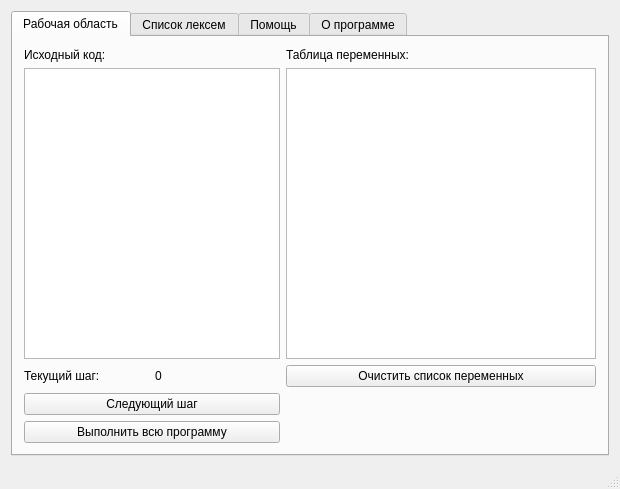
<?xml version="1.0" encoding="UTF-8"?>
<ui version="4.0">
 <class>MainWindow</class>
 <widget class="QMainWindow" name="MainWindow">
  <property name="geometry">
   <rect>
    <x>0</x>
    <y>0</y>
    <width>620</width>
    <height>489</height>
   </rect>
  </property>
  <property name="windowTitle">
   <string>Интепретатор математических выражений</string>
  </property>
  <property name="unifiedTitleAndToolBarOnMac">
   <bool>false</bool>
  </property>
  <widget class="QWidget" name="centralWidget">
   <layout class="QVBoxLayout" name="verticalLayout">
    <item>
     <widget class="QTabWidget" name="tabWidget">
      <property name="currentIndex">
       <number>0</number>
      </property>
      <widget class="QWidget" name="tab">
       <attribute name="title">
        <string>Рабочая область</string>
       </attribute>
       <layout class="QGridLayout" name="gridLayout">
        <item row="0" column="0">
         <widget class="QLabel" name="label">
          <property name="text">
           <string>Исходный код:</string>
          </property>
         </widget>
        </item>
        <item row="0" column="2">
         <widget class="QLabel" name="label_2">
          <property name="text">
           <string>Таблица переменных:</string>
          </property>
         </widget>
        </item>
        <item row="2" column="2">
         <widget class="QPushButton" name="pushButton_clear_variables">
          <property name="text">
           <string>Очистить список переменных</string>
          </property>
         </widget>
        </item>
        <item row="3" column="0" colspan="2">
         <widget class="QPushButton" name="pushButton_run_next_step">
          <property name="text">
           <string>Следующий шаг</string>
          </property>
         </widget>
        </item>
        <item row="2" column="0">
         <widget class="QLabel" name="label_3">
          <property name="text">
           <string>Текущий шаг:</string>
          </property>
         </widget>
        </item>
        <item row="2" column="1">
         <widget class="QLabel" name="label_step_number">
          <property name="text">
           <string>0</string>
          </property>
         </widget>
        </item>
        <item row="1" column="0" colspan="2">
         <widget class="QTextEdit" name="textEdit_source"/>
        </item>
        <item row="4" column="0" colspan="2">
         <widget class="QPushButton" name="pushButton_run_all">
          <property name="text">
           <string>Выполнить всю программу</string>
          </property>
         </widget>
        </item>
        <item row="1" column="2">
         <widget class="QTableWidget" name="tableWidget_variables"/>
        </item>
       </layout>
      </widget>
      <widget class="QWidget" name="tab_2">
       <attribute name="title">
        <string>Список лексем</string>
       </attribute>
       <layout class="QVBoxLayout" name="verticalLayout_4">
        <item>
         <widget class="QListWidget" name="listWidget_tokens"/>
        </item>
       </layout>
      </widget>
      <widget class="QWidget" name="tab_3">
       <attribute name="title">
        <string>Помощь</string>
       </attribute>
       <layout class="QVBoxLayout" name="verticalLayout_2">
        <item>
         <widget class="QTextBrowser" name="textBrowser">
          <property name="html">
           <string>&lt;!DOCTYPE HTML PUBLIC &quot;-//W3C//DTD HTML 4.0//EN&quot; &quot;http://www.w3.org/TR/REC-html40/strict.dtd&quot;&gt;
&lt;html&gt;&lt;head&gt;&lt;meta name=&quot;qrichtext&quot; content=&quot;1&quot; /&gt;&lt;style type=&quot;text/css&quot;&gt;
p, li { white-space: pre-wrap; }
&lt;/style&gt;&lt;/head&gt;&lt;body style=&quot; font-family:'MS Shell Dlg 2'; font-size:8.25pt; font-weight:400; font-style:normal;&quot;&gt;
&lt;p style=&quot; margin-top:0px; margin-bottom:0px; margin-left:0px; margin-right:0px; -qt-block-indent:0; text-indent:0px;&quot;&gt;&lt;span style=&quot; font-size:14pt;&quot;&gt;Данная программа позволяет проводить вычисление многострочных математических выражений с использованием переменных.&lt;/span&gt;&lt;/p&gt;
&lt;p style=&quot;-qt-paragraph-type:empty; margin-top:0px; margin-bottom:0px; margin-left:0px; margin-right:0px; -qt-block-indent:0; text-indent:0px; font-size:14pt;&quot;&gt;&lt;br /&gt;&lt;/p&gt;
&lt;p style=&quot; margin-top:0px; margin-bottom:0px; margin-left:0px; margin-right:0px; -qt-block-indent:0; text-indent:0px;&quot;&gt;&lt;span style=&quot; font-size:8pt;&quot;&gt;Операции языка разрабатываемого интерпретатора: &lt;/span&gt;&lt;/p&gt;
&lt;p style=&quot; margin-top:12px; margin-bottom:12px; margin-left:0px; margin-right:0px; -qt-block-indent:0; text-indent:0px;&quot;&gt;&lt;span style=&quot; font-family:'Symbol'; font-size:8pt;&quot;&gt;-&lt;/span&gt;&lt;span style=&quot; font-family:'Times New Roman'; font-size:7pt;&quot;&gt;                   &lt;/span&gt;&lt;span style=&quot; font-size:8pt;&quot;&gt;операция сложения (+); &lt;/span&gt;&lt;/p&gt;
&lt;p style=&quot; margin-top:12px; margin-bottom:12px; margin-left:0px; margin-right:0px; -qt-block-indent:0; text-indent:0px;&quot;&gt;&lt;span style=&quot; font-family:'Symbol'; font-size:8pt;&quot;&gt;-&lt;/span&gt;&lt;span style=&quot; font-family:'Times New Roman'; font-size:7pt;&quot;&gt;                   &lt;/span&gt;&lt;span style=&quot; font-size:8pt;&quot;&gt;операция вычитания (-); &lt;/span&gt;&lt;/p&gt;
&lt;p style=&quot; margin-top:12px; margin-bottom:12px; margin-left:0px; margin-right:0px; -qt-block-indent:0; text-indent:0px;&quot;&gt;&lt;span style=&quot; font-family:'Symbol'; font-size:8pt;&quot;&gt;-&lt;/span&gt;&lt;span style=&quot; font-family:'Times New Roman'; font-size:7pt;&quot;&gt;                   &lt;/span&gt;&lt;span style=&quot; font-size:8pt;&quot;&gt;операция умножения (*); &lt;/span&gt;&lt;/p&gt;
&lt;p style=&quot; margin-top:12px; margin-bottom:12px; margin-left:0px; margin-right:0px; -qt-block-indent:0; text-indent:0px;&quot;&gt;&lt;span style=&quot; font-family:'Symbol'; font-size:8pt;&quot;&gt;-&lt;/span&gt;&lt;span style=&quot; font-family:'Times New Roman'; font-size:7pt;&quot;&gt;                   &lt;/span&gt;&lt;span style=&quot; font-size:8pt;&quot;&gt;операция деления (/); &lt;/span&gt;&lt;/p&gt;
&lt;p style=&quot; margin-top:12px; margin-bottom:12px; margin-left:0px; margin-right:0px; -qt-block-indent:0; text-indent:0px;&quot;&gt;&lt;span style=&quot; font-family:'Symbol'; font-size:8pt;&quot;&gt;-&lt;/span&gt;&lt;span style=&quot; font-family:'Times New Roman'; font-size:7pt;&quot;&gt;                   &lt;/span&gt;&lt;span style=&quot; font-size:8pt;&quot;&gt;операция присваивания (=). &lt;/span&gt;&lt;/p&gt;
&lt;p style=&quot; margin-top:12px; margin-bottom:12px; margin-left:0px; margin-right:0px; -qt-block-indent:0; text-indent:0px;&quot;&gt;&lt;span style=&quot; font-size:8pt;&quot;&gt;Ограничения: &lt;/span&gt;&lt;/p&gt;
&lt;p style=&quot; margin-top:12px; margin-bottom:12px; margin-left:0px; margin-right:0px; -qt-block-indent:0; text-indent:0px;&quot;&gt;&lt;span style=&quot; font-family:'Symbol'; font-size:8pt;&quot;&gt;-&lt;/span&gt;&lt;span style=&quot; font-family:'Times New Roman'; font-size:7pt;&quot;&gt;                   &lt;/span&gt;&lt;span style=&quot; font-size:8pt;&quot;&gt;лексемы разделяет один пробел; &lt;/span&gt;&lt;/p&gt;
&lt;p style=&quot; margin-top:12px; margin-bottom:12px; margin-left:0px; margin-right:0px; -qt-block-indent:0; text-indent:0px;&quot;&gt;&lt;span style=&quot; font-family:'Symbol'; font-size:8pt;&quot;&gt;-&lt;/span&gt;&lt;span style=&quot; font-family:'Times New Roman'; font-size:7pt;&quot;&gt;                   &lt;/span&gt;&lt;span style=&quot; font-size:8pt;&quot;&gt;каждая строка заканчивается символом перевода строки; &lt;/span&gt;&lt;/p&gt;
&lt;p style=&quot; margin-top:12px; margin-bottom:12px; margin-left:0px; margin-right:0px; -qt-block-indent:0; text-indent:0px;&quot;&gt;&lt;span style=&quot; font-family:'Symbol'; font-size:8pt;&quot;&gt;-&lt;/span&gt;&lt;span style=&quot; font-family:'Times New Roman'; font-size:7pt;&quot;&gt;                   &lt;/span&gt;&lt;span style=&quot; font-size:8pt;&quot;&gt;каждая строка является одним оператором; &lt;/span&gt;&lt;/p&gt;
&lt;p style=&quot; margin-top:12px; margin-bottom:12px; margin-left:0px; margin-right:0px; -qt-block-indent:0; text-indent:0px;&quot;&gt;&lt;span style=&quot; font-family:'Symbol'; font-size:8pt;&quot;&gt;-&lt;/span&gt;&lt;span style=&quot; font-family:'Times New Roman'; font-size:7pt;&quot;&gt;                   &lt;/span&gt;&lt;span style=&quot; font-size:8pt;&quot;&gt;идентификаторы должны состоять из латинских символов; &lt;/span&gt;&lt;/p&gt;
&lt;p style=&quot; margin-top:12px; margin-bottom:12px; margin-left:0px; margin-right:0px; -qt-block-indent:0; text-indent:0px;&quot;&gt;&lt;span style=&quot; font-family:'Symbol'; font-size:8pt;&quot;&gt;-&lt;/span&gt;&lt;span style=&quot; font-family:'Times New Roman'; font-size:7pt;&quot;&gt;                   &lt;/span&gt;&lt;span style=&quot; font-size:8pt;&quot;&gt;идентификаторы по умолчанию инициализуются нулевым значением. &lt;/span&gt;&lt;/p&gt;
&lt;p style=&quot; margin-top:12px; margin-bottom:12px; margin-left:0px; margin-right:0px; -qt-block-indent:0; text-indent:0px;&quot;&gt;&lt;span style=&quot; font-size:8pt;&quot;&gt;Пример программы:&lt;/span&gt;&lt;/p&gt;
&lt;p style=&quot; margin-top:12px; margin-bottom:12px; margin-left:0px; margin-right:0px; -qt-block-indent:0; text-indent:0px;&quot;&gt;&lt;span style=&quot; font-size:8pt;&quot;&gt;x = 10 + 3 * 4&lt;/span&gt;&lt;/p&gt;
&lt;p style=&quot; margin-top:12px; margin-bottom:12px; margin-left:0px; margin-right:0px; -qt-block-indent:0; text-indent:0px;&quot;&gt;&lt;span style=&quot; font-size:8pt;&quot;&gt;y = x + 13&lt;/span&gt;&lt;/p&gt;
&lt;p style=&quot; margin-top:12px; margin-bottom:12px; margin-left:0px; margin-right:0px; -qt-block-indent:0; text-indent:0px;&quot;&gt;&lt;span style=&quot; font-size:8pt;&quot;&gt;Результат:&lt;/span&gt;&lt;/p&gt;
&lt;p style=&quot; margin-top:12px; margin-bottom:12px; margin-left:0px; margin-right:0px; -qt-block-indent:0; text-indent:0px;&quot;&gt;&lt;span style=&quot; font-size:8pt;&quot;&gt;х = 22&lt;/span&gt;&lt;/p&gt;
&lt;p style=&quot; margin-top:12px; margin-bottom:12px; margin-left:0px; margin-right:0px; -qt-block-indent:0; text-indent:0px;&quot;&gt;&lt;span style=&quot; font-size:8pt;&quot;&gt;y = 35&lt;/span&gt;&lt;/p&gt;
&lt;p style=&quot;-qt-paragraph-type:empty; margin-top:12px; margin-bottom:12px; margin-left:0px; margin-right:0px; -qt-block-indent:0; text-indent:0px; font-size:8pt;&quot;&gt;&lt;br /&gt;&lt;/p&gt;&lt;/body&gt;&lt;/html&gt;</string>
          </property>
         </widget>
        </item>
       </layout>
      </widget>
      <widget class="QWidget" name="tab_4">
       <attribute name="title">
        <string>О программе</string>
       </attribute>
       <layout class="QVBoxLayout" name="verticalLayout_3">
        <item>
         <widget class="QTextBrowser" name="textBrowser_2">
          <property name="html">
           <string>&lt;!DOCTYPE HTML PUBLIC &quot;-//W3C//DTD HTML 4.0//EN&quot; &quot;http://www.w3.org/TR/REC-html40/strict.dtd&quot;&gt;
&lt;html&gt;&lt;head&gt;&lt;meta name=&quot;qrichtext&quot; content=&quot;1&quot; /&gt;&lt;style type=&quot;text/css&quot;&gt;
p, li { white-space: pre-wrap; }
&lt;/style&gt;&lt;/head&gt;&lt;body style=&quot; font-family:'MS Shell Dlg 2'; font-size:8.25pt; font-weight:400; font-style:normal;&quot;&gt;
&lt;p style=&quot; margin-top:0px; margin-bottom:0px; margin-left:0px; margin-right:0px; -qt-block-indent:0; text-indent:0px;&quot;&gt;&lt;span style=&quot; font-size:14pt;&quot;&gt;Интерпретатор математических выражений&lt;/span&gt;&lt;/p&gt;
&lt;p style=&quot;-qt-paragraph-type:empty; margin-top:0px; margin-bottom:0px; margin-left:0px; margin-right:0px; -qt-block-indent:0; text-indent:0px; font-size:14pt;&quot;&gt;&lt;br /&gt;&lt;/p&gt;
&lt;p style=&quot; margin-top:0px; margin-bottom:0px; margin-left:0px; margin-right:0px; -qt-block-indent:0; text-indent:0px;&quot;&gt;&lt;span style=&quot; font-size:14pt;&quot;&gt;Руководитель: Кремер О.Б.&lt;/span&gt;&lt;/p&gt;
&lt;p style=&quot; margin-top:0px; margin-bottom:0px; margin-left:0px; margin-right:0px; -qt-block-indent:0; text-indent:0px;&quot;&gt;&lt;span style=&quot; font-size:14pt;&quot;&gt;Выполнил: Михайлусов А.В.&lt;/span&gt;&lt;/p&gt;
&lt;p style=&quot; margin-top:0px; margin-bottom:0px; margin-left:0px; margin-right:0px; -qt-block-indent:0; text-indent:0px;&quot;&gt;&lt;span style=&quot; font-size:14pt;&quot;&gt;Контактный email: swampDok@gmail.com&lt;/span&gt;&lt;/p&gt;
&lt;p style=&quot;-qt-paragraph-type:empty; margin-top:0px; margin-bottom:0px; margin-left:0px; margin-right:0px; -qt-block-indent:0; text-indent:0px; font-size:14pt;&quot;&gt;&lt;br /&gt;&lt;/p&gt;
&lt;p style=&quot; margin-top:0px; margin-bottom:0px; margin-left:0px; margin-right:0px; -qt-block-indent:0; text-indent:0px;&quot;&gt;&lt;span style=&quot; font-size:14pt;&quot;&gt;ВГТУ 2016&lt;/span&gt;&lt;/p&gt;&lt;/body&gt;&lt;/html&gt;</string>
          </property>
         </widget>
        </item>
       </layout>
      </widget>
     </widget>
    </item>
   </layout>
  </widget>
  <widget class="QStatusBar" name="statusBar"/>
 </widget>
 <layoutdefault spacing="6" margin="11"/>
 <resources/>
 <connections/>
</ui>
